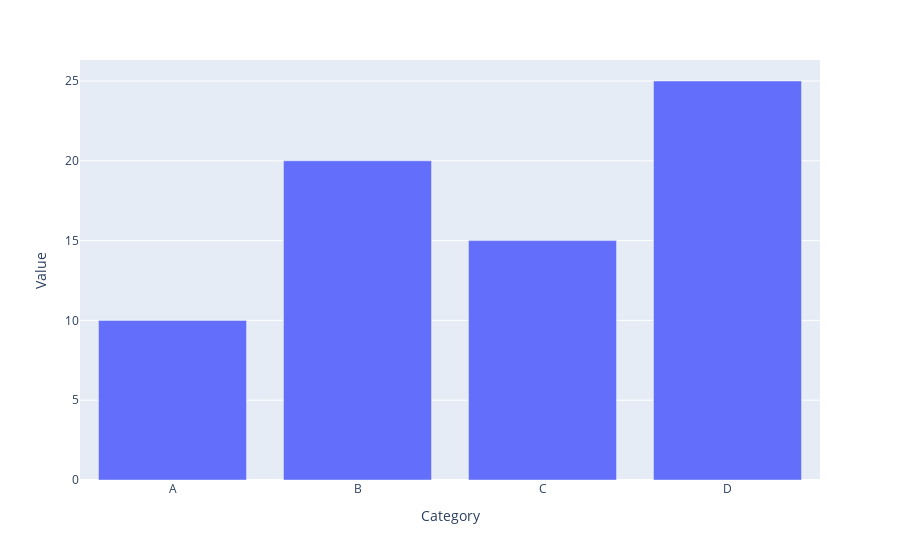

The notebook cell this image was saved under:
### Markdown cell above
# **What is Data Visualization in Data Science?**
Data visualization is the graphical representation of data to reveal patterns, trends, outliers, and relationships that might not be obvious from raw numbers. 

In data science, it serves two main purposes:
- **Exploratory Data Analysis (EDA)**: Understand the data before modeling.
- **Communication**: Present findings to stakeholders clearly and persuasively.

## **1. Key Python Libraries for Data Visualization**
### **a. Matplotlib**
- The foundational plotting library in Python.
- Highly customizable, low-level control.

### **b. Seaborn**
- Built on Matplotlib, provides a high-level interface.
- Statistical plots with attractive defaults.

### **c. Plotly**
- Interactive, web-based visualizations.
- Great for dashboards and sharing online.

### **d. Pandas Plotting**
- Built-in plotting methods for Series and DataFrames.
- Quick and easy for basic plots.

---

# **2. Common Visualization Types and Methods**
Let’s explore the most common plots, their purposes, and how to create them.

## 📊 **a. Bar Plots**
- **Use**: Compare categorical data or discrete values.
- **Tools**: `matplotlib`, `seaborn`, `pandas`.

### Code cell
import pandas as pd
import matplotlib.pyplot as plt
import seaborn as sns

# Sample data
data = pd.DataFrame({
    "Category": ["A", "B", "C", "D"],
    "Value": [10, 20, 15, 25]
})

# Matplotlib Bar Plot
plt.bar(data["Category"], data["Value"], color="skyblue")
plt.title("Bar Plot - Matplotlib")
plt.xlabel("Category")
plt.ylabel("Value")
plt.show()

# Seaborn Bar Plot
sns.barplot(x="Category", y="Value", data=data, palette="muted")
plt.title("Bar Plot - Seaborn")
plt.show()

# Pandas Plot
data.plot(kind="bar", x="Category", y="Value", color="salmon", title="Bar Plot - Pandas")
plt.show()

# Plotly
import plotly.express as px
fig = px.bar(data, x='Category', y='Value')
fig.show()

### Figure 1 — Plotly figure (JSON) as saved in the notebook; plotly's stock layout.template omitted (floating-point values rounded to 4 significant figures)
{"data": [{"hovertemplate": "Category=%{x}<br>Value=%{y}<extra></extra>", "legendgroup": "", "marker": {"color": "#636efa", "pattern": {"shape": ""}}, "name": "", "orientation": "v", "showlegend": false, "textposition": "auto", "type": "bar", "x": ["A", "B", "C", "D"], "xaxis": "x", "y": [10, 20, 15, 25], "yaxis": "y"}], "layout": {"barmode": "relative", "legend": {"tracegroupgap": 0}, "margin": {"t": 60}, "xaxis": {"anchor": "y", "domain": [0.0, 1.0], "title": {"text": "Category"}}, "yaxis": {"anchor": "x", "domain": [0.0, 1.0], "title": {"text": "Value"}}}}
